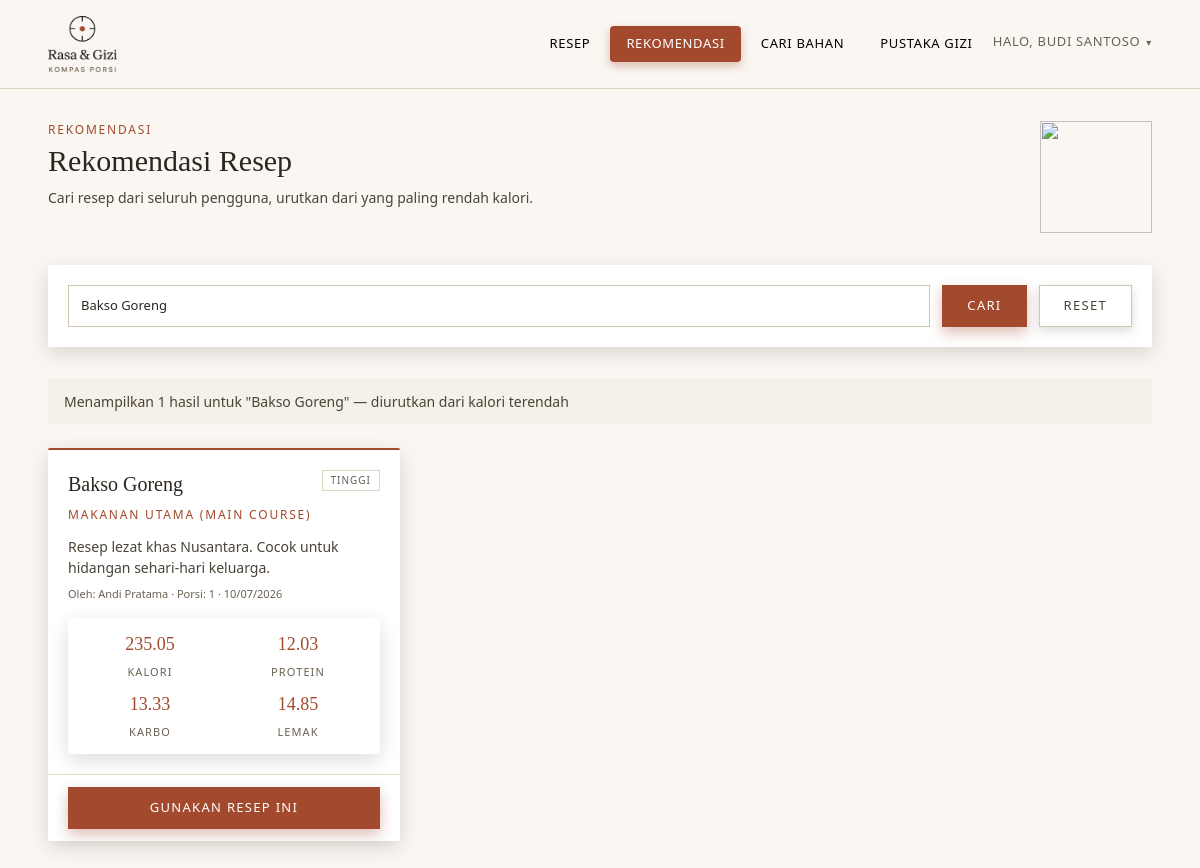
The app's page /pages/rekomendasi.php?cari=Bakso Goreng (signed in) with its own data.
### tables this page shows
CREATE TABLE `resep` (
  `id` int NOT NULL,
  `id_user` int NOT NULL,
  `id_kategori` int DEFAULT NULL,
  `judul` varchar(200) NOT NULL,
  `deskripsi` text,
  `langkah_memasak` text NOT NULL,
  `jumlah_porsi` int NOT NULL DEFAULT '1',
  `foto` varchar(500) DEFAULT NULL,
  `created_at` timestamp NULL DEFAULT CURRENT_TIMESTAMP
);

CREATE TABLE `kategori_resep` (
  `id` int NOT NULL,
  `nama_kategori` varchar(100) NOT NULL
);

CREATE TABLE `users` (
  `id` int NOT NULL,
  `nama` varchar(100) NOT NULL,
  `email` varchar(150) NOT NULL,
  `password` varchar(255) NOT NULL,
  `created_at` timestamp NULL DEFAULT CURRENT_TIMESTAMP
);

### includes/fungsi_gizi.php (called while the page is built, shortened)
<?php
require_once __DIR__ . '/../config/koneksi.php';
function hitung_gizi_resep($id_resep) {
    global $koneksi;
    $stmt = mysqli_prepare($koneksi, "SELECT jumlah_porsi, judul FROM resep WHERE id = ?");
    mysqli_stmt_bind_param($stmt, 'i', $id_resep);
    mysqli_stmt_execute($stmt);
    $result = mysqli_stmt_get_result($stmt);
    $resep = mysqli_fetch_assoc($result);
    $jumlah_porsi = (int)$resep['jumlah_porsi'];
    $query = "
        SELECT
            SUM((rb.jumlah_gram / 100) * ((bm.protein_per_100g * 4) + (bm.karbohidrat_per_100g * 4) + (bm.lemak_per_100g * 9))) AS total_kalori,
            SUM((rb.jumlah_gram / 100) * bm.protein_per_100g) AS total_protein,
            SUM((rb.jumlah_gram / 100) * bm.karbohidrat_per_100g) AS total_karbohidrat,
            SUM((rb.jumlah_gram / 100) * bm.lemak_per_100g) AS total_lemak
        FROM resep_bahan rb
        JOIN bahan_makanan bm ON rb.id_bahan = bm.id
        WHERE rb.id_resep = ?
    ";
    $stmt = mysqli_prepare($koneksi, $query);
    mysqli_stmt_bind_param($stmt, 'i', $id_resep);
    mysqli_stmt_execute($stmt);
    $result = mysqli_stmt_get_result($stmt);
    $total = mysqli_fetch_assoc($result);
    return [
        'judul' => $resep['judul'],
        'jumlah_porsi' => $jumlah_porsi,
        'total_kalori' => round($total['total_kalori'] ?? 0, 2),
        'total_protein' => round($total['total_protein'] ?? 0, 2),
        'total_karbohidrat' => round($total['total_karbohidrat'] ?? 0, 2),
        'total_lemak' => round($total['total_lemak'] ?? 0, 2),
        'per_porsi' => [
            'kalori' => $jumlah_porsi > 0 ? round(($total['total_kalori'] ?? 0) / $jumlah_porsi, 2) : 0,
            'protein' => $jumlah_porsi > 0 ? round(($total['total_protein'] ?? 0) / $jumlah_porsi, 2) : 0,
            'karbohidrat' => $jumlah_porsi > 0 ? round(($total['total_karbohidrat'] ?? 0) / $jumlah_porsi, 2) : 0,
            'lemak' => $jumlah_porsi > 0 ? round(($total['total_lemak'] ?? 0) / $jumlah_porsi, 2) : 0,
        ]
    ];
}

### pages/rekomendasi.php (the view, shortened to what this page needs)
<?php
require_once '../config/koneksi.php';
require_once '../includes/fungsi_gizi.php';
$keyword = trim($_GET['cari'] ?? '');
$results = [];
if (!empty($keyword)) {
    $search_param = '%' . $keyword . '%';
    $stmt = mysqli_prepare($koneksi, "
        SELECT r.*, kr.nama_kategori, u.nama AS nama_pembuat
        FROM resep r
        LEFT JOIN kategori_resep kr ON r.id_kategori = kr.id
        LEFT JOIN users u ON r.id_user = u.id
        WHERE r.judul LIKE ? OR r.deskripsi LIKE ?
        ORDER BY r.created_at DESC
    ");
    mysqli_stmt_bind_param($stmt, 'ss', $search_param, $search_param);
    mysqli_stmt_execute($stmt);
    $result = mysqli_stmt_get_result($stmt);
    $resep_list = mysqli_fetch_all($result, MYSQLI_ASSOC);
    foreach ($resep_list as $resep) {
        $gizi = hitung_gizi_resep($resep['id']);
        if ($gizi) {
            $results[] = [
                'id' => $resep['id'],
                'judul' => $resep['judul'],
                'deskripsi' => $resep['deskripsi'],
                'jumlah_porsi' => $resep['jumlah_porsi'],
                'nama_kategori' => $resep['nama_kategori'],
                'nama_pembuat' => $resep['nama_pembuat'],
                'created_at' => $resep['created_at'],
                'kalori_per_porsi' => $gizi['per_porsi']['kalori'],
                'protein_per_porsi' => $gizi['per_porsi']['protein'],
                'karbo_per_porsi' => $gizi['per_porsi']['karbohidrat'],
                'lemak_per_porsi' => $gizi['per_porsi']['lemak'],
            ];
        }
    }
    usort($results, function($a, $b) {
        return $a['kalori_per_porsi'] <=> $b['kalori_per_porsi'];
    });
}
?>
<!DOCTYPE html>
<html lang="id">
<head>
    <script src="https://cdn.tailwindcss.com"></script>
</head>
<body class="bg-[#FAF7F2] text-[#2C2620] font-sans antialiased min-h-screen">
<?php $base_path = '../'; $active_page = 'rekomendasi'; require __DIR__ . '/../includes/partials/navbar.php'; ?>
<div class="max-w-6xl mx-auto px-6 py-8">
    <div class="flex items-start gap-4 md:gap-6 mb-6 md:mb-8">
        <div class="flex-1">
            <span class="text-[#A3492D] text-[11px] md:text-[12px] tracking-[0.15em] uppercase block mb-1">Rekomendasi</span>
            <h1 class="font-serif text-2xl sm:text-3xl text-[#2C2620] font-normal mb-2">Rekomendasi Resep</h1>
            <p class="text-[13px] md:text-[14px] text-[#4A4438]">Cari resep dari seluruh pengguna, urutkan dari yang paling rendah kalori.</p>
        </div>
        <div class="hidden md:block w-20 h-20 md:w-28 md:h-28 shrink-0">
            <img src="../assets/images/rekomendasi.jpg" alt="" class="w-full h-full object-cover">
        </div>
    </div>
    <form method="GET" action="" class="bg-white p-5 mb-8 shadow-[0_6px_20px_rgba(0,0,0,0.14)] rounded-[2px]">
        <div class="flex flex-col sm:flex-row gap-3">
            <input type="search" name="cari" id="searchInput" value="<?= htmlspecialchars($keyword) ?>"
                   class="flex-1 px-3 py-2.5 bg-white border border-[#D1C4B0] text-[13px] text-[#2C2620] focus:outline-none focus:border-[#A3492D] focus:shadow-[0_0_0_2px_rgba(163,73,45,0.1)] transition-all"
                   placeholder="Cari resep... (contoh: bakso, nasi goreng)" autofocus autocomplete="off">
            <button type="submit"
                    class="py-2.5 px-6 border border-[#A3492D] bg-[#A3492D] text-white text-[13px] tracking-[0.1em] uppercase hover:bg-[#8B3D25] hover:-translate-y-0.5 shadow-[0_6px_14px_rgba(163,73,45,0.35)] hover:shadow-[0_8px_22px_rgba(163,73,45,0.45)] transition-all">
                Cari
            </button>
            <?php if (!empty($keyword)): ?>
                <a href="rekomendasi.php"
                   class="py-2.5 px-6 border border-[#D1C4B0] bg-white text-[13px] tracking-[0.1em] uppercase text-[#4A4438] hover:bg-[#F5F0E8] hover:-translate-y-0.5 shadow-[0_4px_10px_rgba(0,0,0,0.14)] hover:shadow-[0_7px_16px_rgba(0,0,0,0.2)] transition-all text-center no-underline">
                    Reset
                </a>
            <?php endif; ?>
        </div>
    </form>
    <?php if (!empty($keyword)): ?>
        <div class="bg-[#F5F0E8] px-4 py-3 mb-6 text-[14px] text-[#4A4438]">
            Menampilkan <span class="font-medium"><?= count($results) ?></span> hasil untuk "<?= htmlspecialchars($keyword) ?>" &mdash; diurutkan dari kalori terendah
        </div>
        <?php if (empty($results)): ?>
            <div class="bg-[#E4DBC8] p-16 text-center">
                <p class="text-[#4A4438] text-base mb-2">Tidak ada resep yang cocok dengan "<?= htmlspecialchars($keyword) ?>"</p>
                <p class="text-[14px] text-[#4A4438] mb-5">Coba gunakan kata kunci lain atau tambah resep baru</p>
                <a href="../resep/tambah.php" class="py-2.5 px-5 border border-[#A3492D] bg-[#A3492D] text-white text-[13px] tracking-[0.1em] uppercase hover:bg-[#8B3D25] hover:-translate-y-0.5 shadow-[0_6px_14px_rgba(163,73,45,0.35)] hover:shadow-[0_8px_22px_rgba(163,73,45,0.45)] transition-all no-underline inline-block">Tambah Resep Baru</a>
            </div>
        <?php else: ?>
            <div class="grid grid-cols-1 md:grid-cols-2 lg:grid-cols-3 gap-6">
                <?php foreach ($results as $r): ?>
                    <div class="bg-white shadow-[0_6px_20px_rgba(0,0,0,0.14)] flex flex-col rounded-[2px]" style="border-top: 2px solid #A3492D;">
                        <div class="p-5 flex-1">
                            <div class="flex justify-between items-start gap-2 mb-2">
                                <h2 class="font-serif text-lg sm:text-xl text-[#2C2620] font-normal"><?= htmlspecialchars($r['judul']) ?></h2>
                                <?php if ($r['kalori_per_porsi'] <= 100): ?>
                                    <span class="text-[#A3492D] text-[9px] sm:text-[10px] tracking-[0.1em] uppercase whitespace-nowrap border border-[#A3492D] px-1.5 sm:px-2 py-0.5">Rendah</span>
                                <?php elseif ($r['kalori_per_porsi'] <= 200): ?>
                                    <span class="text-[#6B6154] text-[9px] sm:text-[10px] tracking-[0.1em] uppercase whitespace-nowrap border border-[#DFD5C4] px-1.5 sm:px-2 py-0.5">Sedang</span>
                                <?php else: ?>
                                    <span class="text-[#6B6154] text-[9px] sm:text-[10px] tracking-[0.1em] uppercase whitespace-nowrap border border-[#DFD5C4] px-1.5 sm:px-2 py-0.5">Tinggi</span>
                                <?php endif; ?>
                            </div>
                            <?php if ($r['nama_kategori']): ?>
                                <span class="text-[#A3492D] text-[12px] tracking-[0.15em] uppercase block mb-3"><?= htmlspecialchars($r['nama_kategori']) ?></span>
                            <?php endif; ?>
                            <p class="text-[14px] text-[#4A4438] mb-2 line-clamp-2"><?= htmlspecialchars(substr($r['deskripsi'] ?? '', 0, 100)) ?></p>
                            <p class="text-[11px] text-[#6B6154] mb-4">
                                Oleh: <?= htmlspecialchars($r['nama_pembuat']) ?> &middot;
                                Porsi: <?= $r['jumlah_porsi'] ?> &middot;
                                <?= date('d/m/Y', strtotime($r['created_at'])) ?>
                            </p>
                            <div class="bg-white p-3 grid grid-cols-2 gap-2 text-center shadow-[0_6px_20px_rgba(0,0,0,0.14)] rounded-[2px]">
                                <div>
                                    <span class="block font-serif text-lg text-[#A3492D]"><?= $r['kalori_per_porsi'] ?></span>
                                    <span class="text-[11px] tracking-[0.1em] uppercase text-[#6B6154]">Kalori</span>
                                </div>
                                <div>
                                    <span class="block font-serif text-lg text-[#A3492D]"><?= $r['protein_per_porsi'] ?></span>
                                    <span class="text-[11px] tracking-[0.1em] uppercase text-[#6B6154]">Protein</span>
                                </div>
                                <div>
                                    <span class="block font-serif text-lg text-[#A3492D]"><?= $r['karbo_per_porsi'] ?></span>
                                    <span class="text-[11px] tracking-[0.1em] uppercase text-[#6B6154]">Karbo</span>
                                </div>
                                <div>
                                    <span class="block font-serif text-lg text-[#A3492D]"><?= $r['lemak_per_porsi'] ?></span>
                                    <span class="text-[11px] tracking-[0.1em] uppercase text-[#6B6154]">Lemak</span>
                                </div>
                            </div>
                        </div>
                        <div class="border-t border-[#E4DBC8] px-5 py-3">
                            <a href="../resep/gunakan.php?sumber=<?= $r['id'] ?>"
                               class="block w-full text-center py-2.5 border border-[#A3492D] bg-[#A3492D] text-white text-[13px] tracking-[0.1em] uppercase hover:bg-[#8B3D25] hover:-translate-y-0.5 shadow-[0_6px_14px_rgba(163,73,45,0.35)] hover:shadow-[0_8px_22px_rgba(163,73,45,0.45)] transition-all no-underline">
                                Gunakan Resep Ini
                            </a>
                        </div>
                    </div>
                <?php endforeach; ?>
            </div>
        <?php endif; ?>
    <?php endif; ?>
</div>
</body>
</html>

### records on screen
resep: judul "Bakso Goreng", id_kategori.nama_kategori "MAKANAN UTAMA (MAIN COURSE)", deskripsi "Resep lezat khas Nusantara. Cocok untuk hidangan sehari-hari keluarga.", id_user.nama "Andi Pratama", jumlah_porsi "1", created_at "10/07/2026", kalori_per_porsi "235.05", protein_per_porsi "12.03", karbo_per_porsi "13.33", lemak_per_porsi "14.85"

### other values on screen
$_SESSION['nama'] "BUDI SANTOSO"
count($results) "1"
$keyword "Bakso Goreng"
